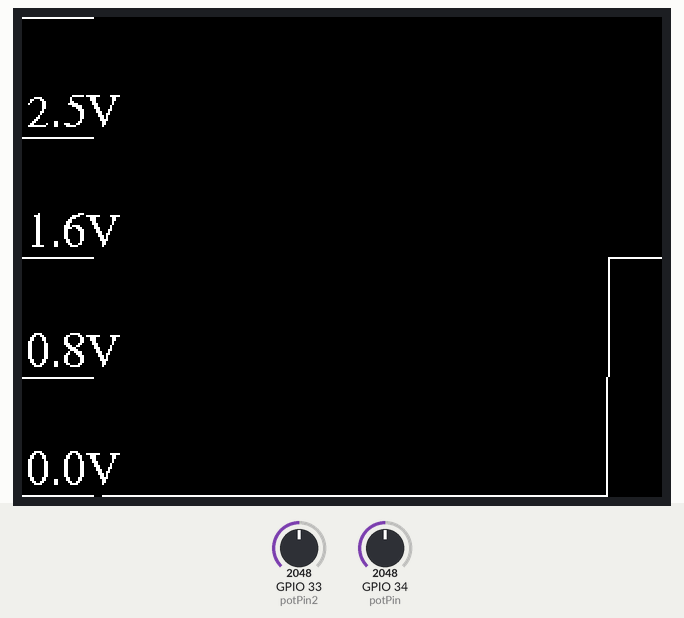
The sketch below on a simulated ESP32. Shown: 320×240 colour display. The inputs (shaded band) are chosen by the test bench; at power-on: GPIO 33 (potPin2) = 2048, GPIO 34 (potPin) = 2048. What the sketch prints to the serial monitor is not drawn.

Above: at 1.75 s.
1.8 s: GPIO 33 (potPin2) set to 1045
At 4.73 s:
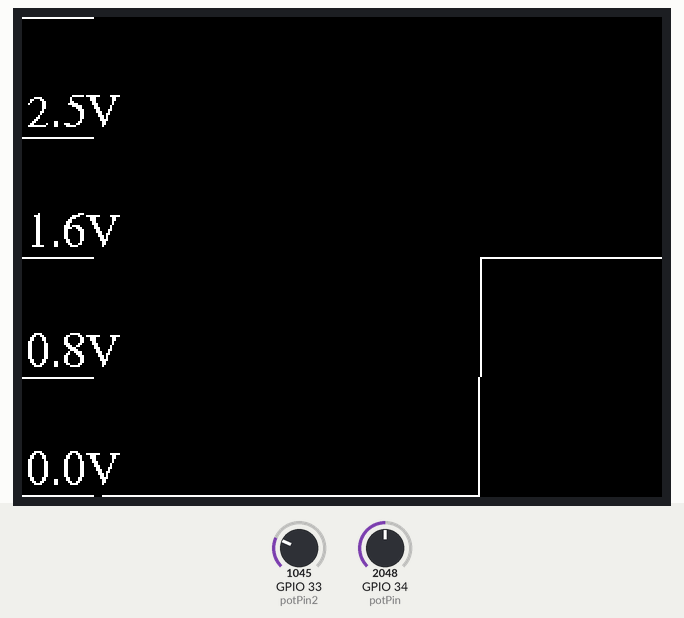
4.8 s: GPIO 33 (potPin2) set to 944
At 7.75 s:
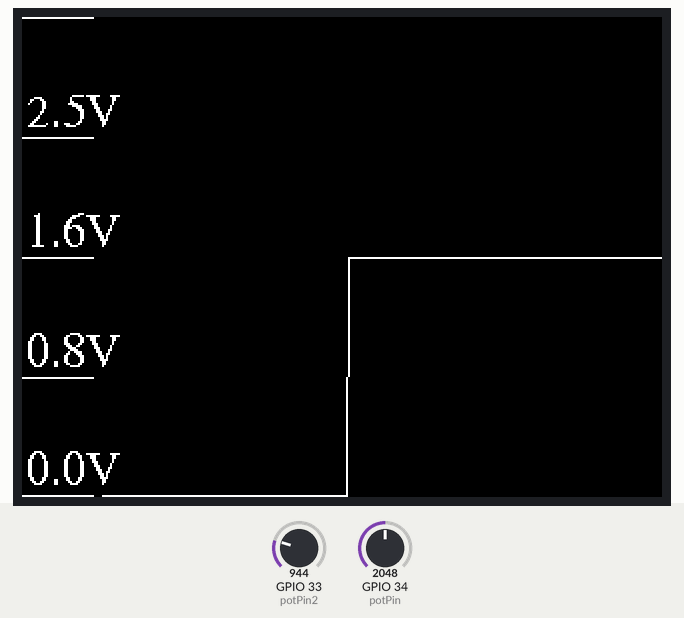
7.8 s: GPIO 34 (potPin) set to 1064
At 7.89 s:
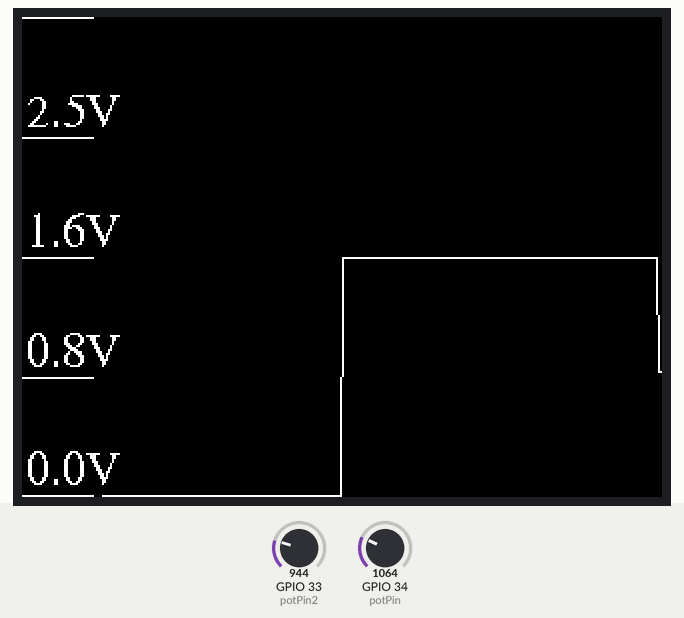
9.3 s: GPIO 34 (potPin) set to 933
At 9.35 s:
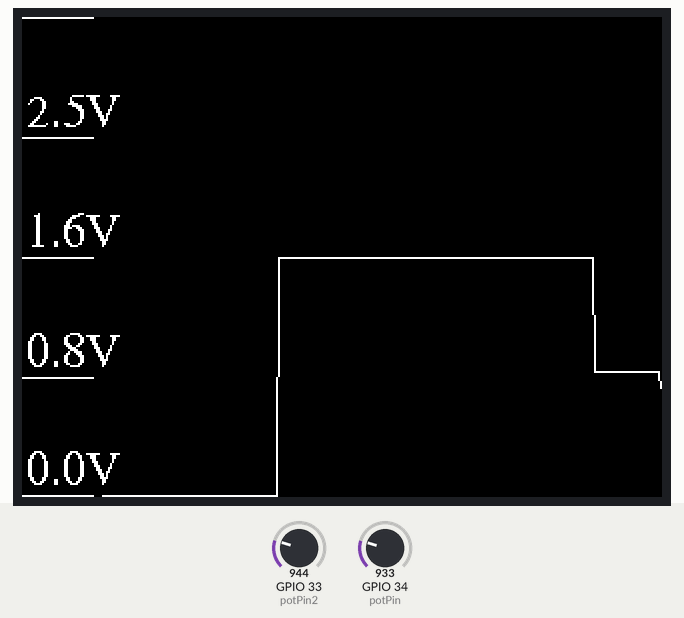
10.8 s: GPIO 34 (potPin) set to 110
At 10.88 s:
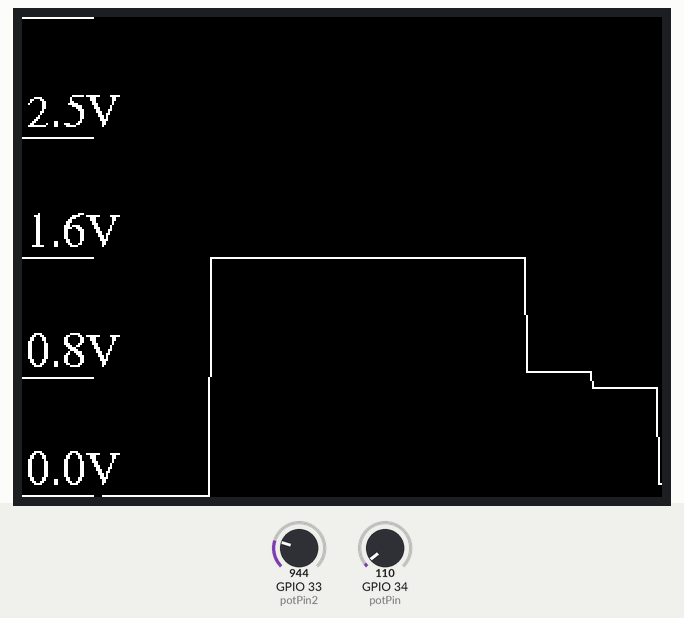
12.3 s: GPIO 34 (potPin) set to 94
At 12.79 s:
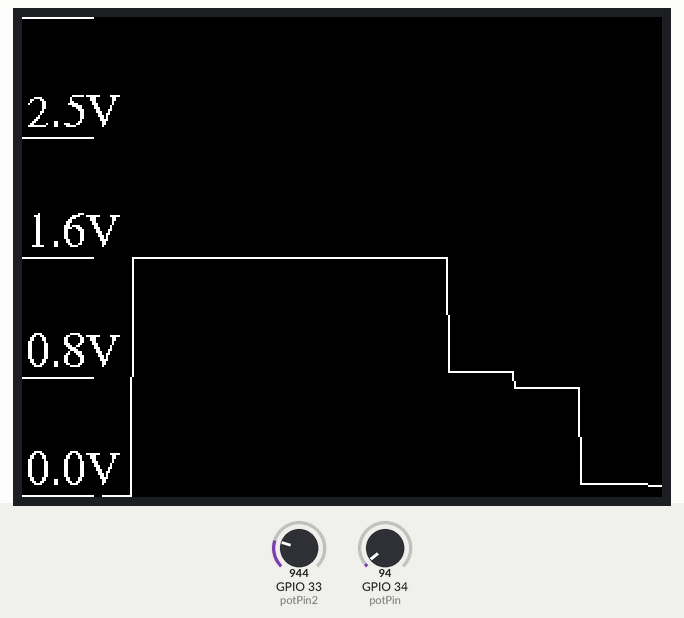

The sketch:

oscilloscope_tftdisplay.ino
```cpp
#include <Adafruit_GFX.h>    // Core graphics library
 #include <Adafruit_ST7789.h> // Hardware-specific library for ST7789
 #include <SPI.h>
 #include <Fonts/FreeSerif12pt7b.h> // Using your preferred font

 // These pins will also work for the 1.8" TFT shield.
 #define TFT_CS 5
 #define TFT_RST 4   // Or set to -1 and connect to Arduino RESET pin
 #define TFT_DC 2
 #define TFT_MOSI 23 // Data out
 #define TFT_SCLK 18 // Clock out

 Adafruit_ST7789 tft = Adafruit_ST7789(TFT_CS, TFT_DC, TFT_MOSI, TFT_SCLK, TFT_RST);

 // We will define NUM_POINTS after tft.width() is known in setup()
 int NUM_POINTS; // Now just a variable, not a preprocessor define
 int *values;    // A pointer, we'll allocate memory for the array dynamically
 int *lastValues; // To store the previous frame's values for erasing

 // Define your potentiometer pins
 const int potPin = 34;   // For the main waveform
 const int potPin2 = 33;  // For controlling the delay, similar to your original code

 // Offset for the waveform to leave space for voltage markers
 const int WAVEFORM_X_OFFSET = 40;

 void setup() {
   Serial.begin(9600);
   delay(100); //delay
   tft.init(240, 320); // Initialize ST7789 with your display's resolution
   delay(100); //delay
   Serial.println(F("Initialized"));
   tft.setRotation(1); // Set rotation for landscape mode (320x240)
   tft.fillScreen(ST77XX_BLACK);
   delay(100); //delay
   Serial.println("ready");
   tft.setFont(&FreeSerif12pt7b); // Set your preferred font
   tft.setTextWrap(false); // Disable text wrapping

   // Now that tft.width() is known (after tft.init() and tft.setRotation()),
   // we can set NUM_POINTS and allocate memory for 'values'.
   NUM_POINTS = tft.width() - WAVEFORM_X_OFFSET; // Adjust for the offset
   values = (int *) malloc(NUM_POINTS * sizeof(int)); // Allocate memory for the array
   lastValues = (int *) malloc(NUM_POINTS * sizeof(int)); // Allocate memory for last values

   // It's good practice to check if allocation was successful
   if (values == NULL || lastValues == NULL) {
     Serial.println("Failed to allocate memory for 'values' or 'lastValues' array!");
     while (true); // Halt execution if memory allocation fails
   }
   // Initialize values to 0 to avoid garbage data on first plot
   for (int i = 0; i < NUM_POINTS; i++) {
     values[i] = tft.height() - 1; // Start with line at 0V (bottom)
     lastValues[i] = tft.height() - 1; // Initialize lastValues also
   }

   // Draw voltage markers only once in setup()
   drawVoltageMarkers();
 }

 void drawVoltageMarkers() {
   int markerCount = 4;
   // The screen is 320 pixels wide and 240 pixels tall after rotation(1).
   // Voltage markers will be drawn vertically on the left side.
   // Max voltage is 3.3V (assuming ESP32 ADC reference).
   for (int i = 0; i <= markerCount; i++) {
     float voltage = i * (3.3 / markerCount);
     // Map the voltage to a Y-coordinate on the screen.
     // SCREEN_HEIGHT - 1 is the bottom of the screen (0V), 0 is the top (3.3V)
     int y = map(i, 0, markerCount, tft.height() - 1, 0);

     // Draw horizontal tick marks for the voltage markers
     tft.drawLine(0, y, WAVEFORM_X_OFFSET - 5, y, ST77XX_WHITE); // Draw tick marks on the left side

     // Display the voltage text
     tft.setCursor(2, y - 6); // Adjust cursor position for text
     tft.setTextSize(1);
     tft.setTextColor(ST77XX_WHITE);
     tft.print(voltage, 1); // Print voltage with 1 decimal place
     tft.print("V");
   }
 }

 void loop() {
   int analogValue = analogRead(potPin);    // Read the main analog value
   int analogValue2 = analogRead(potPin2);  // Read analog value for delay control

   // Calculate delay value based on potPin2, similar to your original code
   float delayValue = pow(2, (analogValue2 / 4095.0) * log2(1000)) - 1;
   if (delayValue < 1) delayValue = 1; // Ensure a minimum delay of 1ms

   // Scale the analog value to fit the screen height
   // 0 to 4095 (12-bit ADC) maps to tft.height()-1 (bottom) to 0 (top)
   int scaledValue = map(analogValue, 0, 4095, tft.height() - 1, 0);

   // --- Store current 'values' into 'lastValues' before shifting ---
   memmove(lastValues, values, NUM_POINTS * sizeof(int));

   // Shift all existing values to the left
   memmove(values, values + 1, (NUM_POINTS - 1) * sizeof(int));
   // Add the new scaled value to the end of the array
   values[NUM_POINTS - 1] = scaledValue;

   // --- Drawing Optimization ---
   // Erase the old waveform
   for (int i = 1; i < NUM_POINTS; i++) {
     // Erase previous line segment with black
     tft.drawLine(i - 1 + WAVEFORM_X_OFFSET, lastValues[i - 1], i + WAVEFORM_X_OFFSET, lastValues[i], ST77XX_BLACK);
   }

   // Draw the new waveform
   for (int i = 1; i < NUM_POINTS; i++) {
     // Draw new line segment with white
     tft.drawLine(i - 1 + WAVEFORM_X_OFFSET, values[i - 1], i + WAVEFORM_X_OFFSET, values[i], ST77XX_WHITE);
   }

   // Serial output for debugging
   Serial.print("Analog 1: ");
   Serial.print(analogValue);
   Serial.print(", Analog 2: ");
   Serial.print(analogValue2);
   Serial.print(", Delay: ");
   Serial.println(delayValue);

   delay(delayValue); // Delay based on the potentiometer
 }
```
